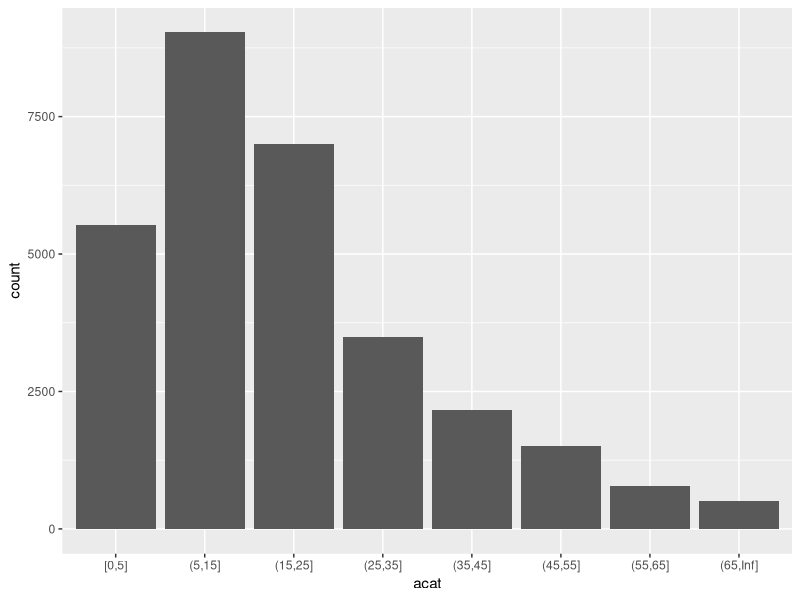
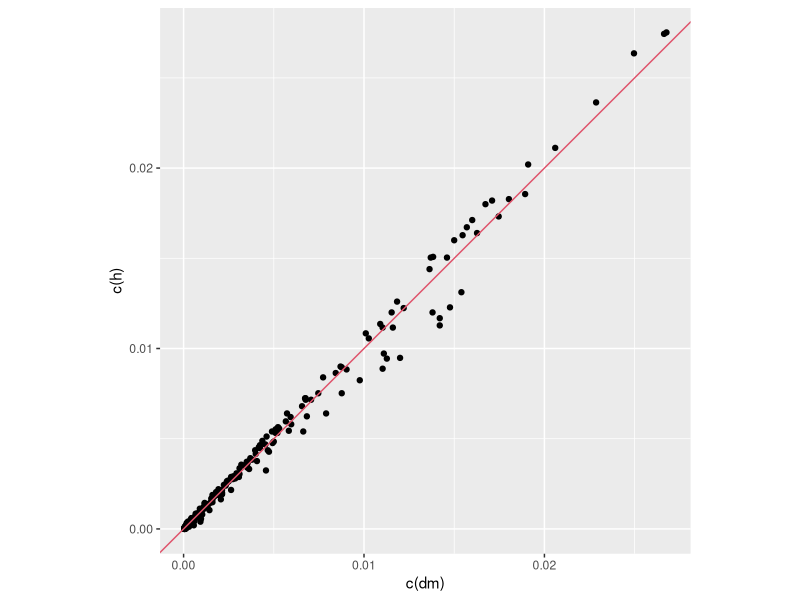
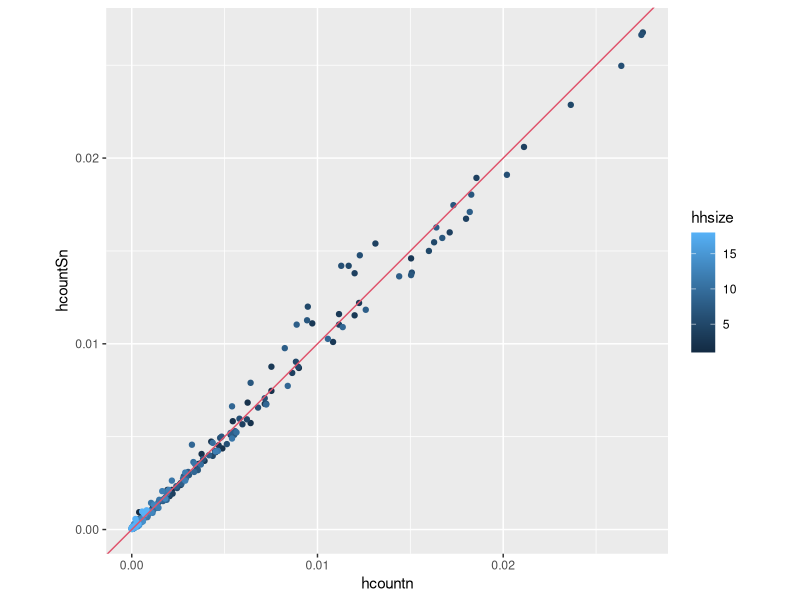
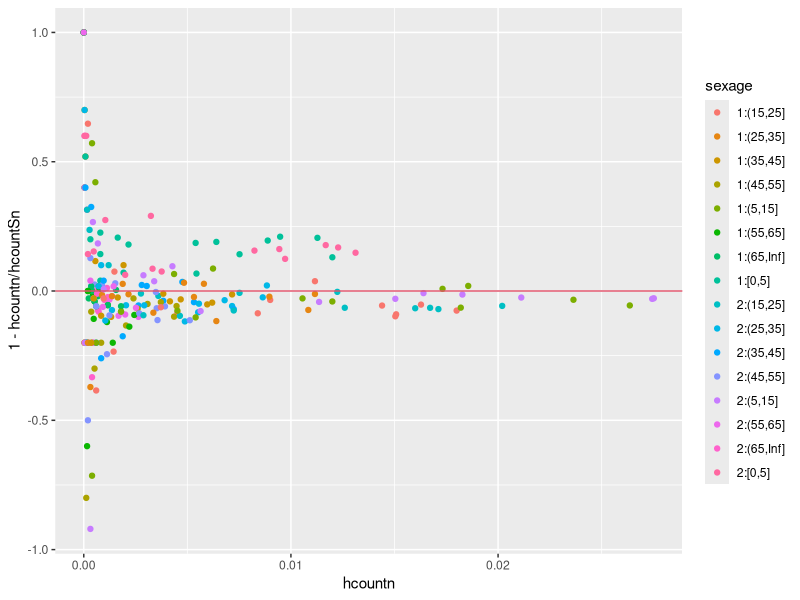
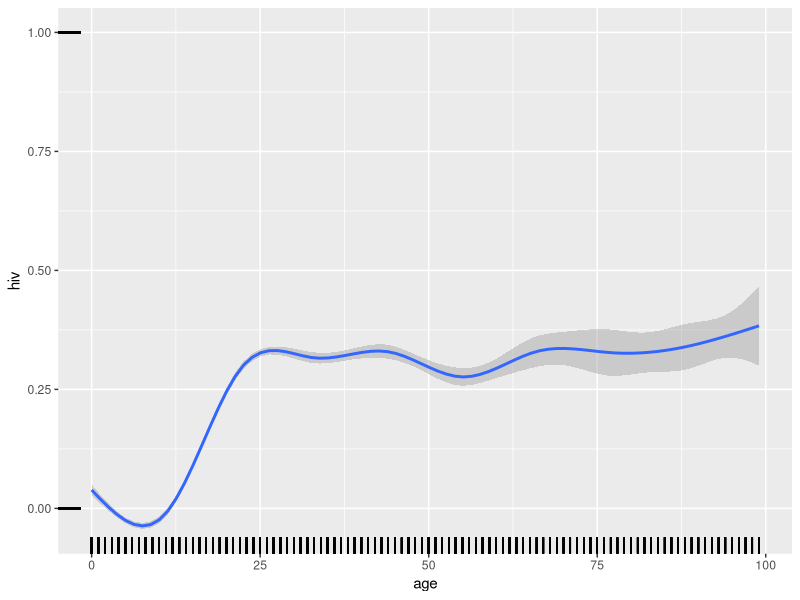
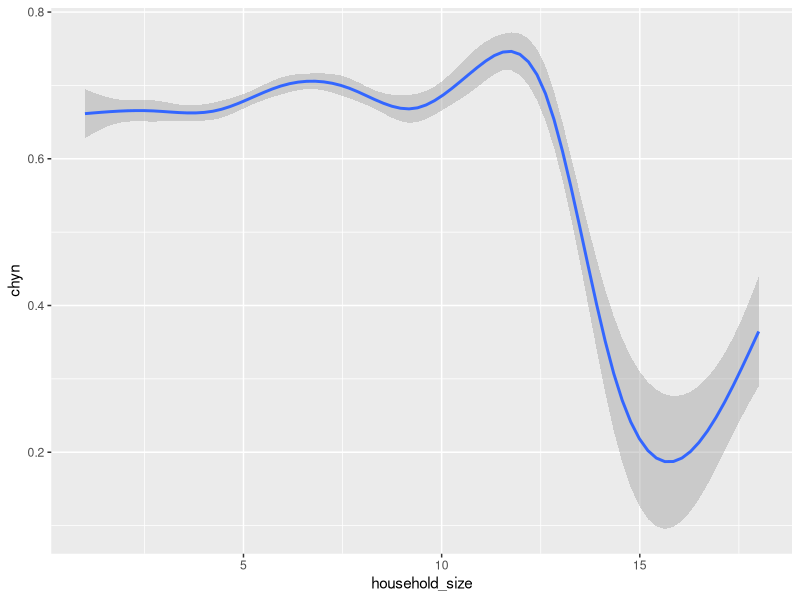
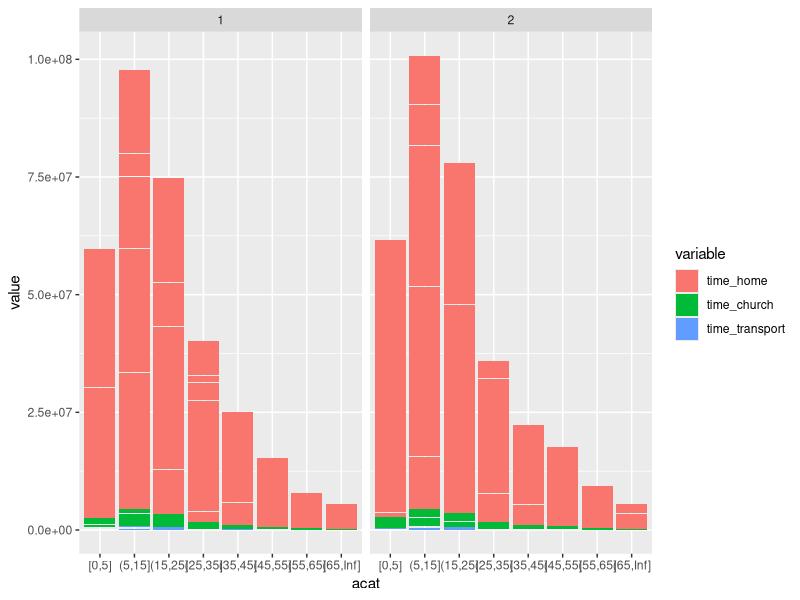
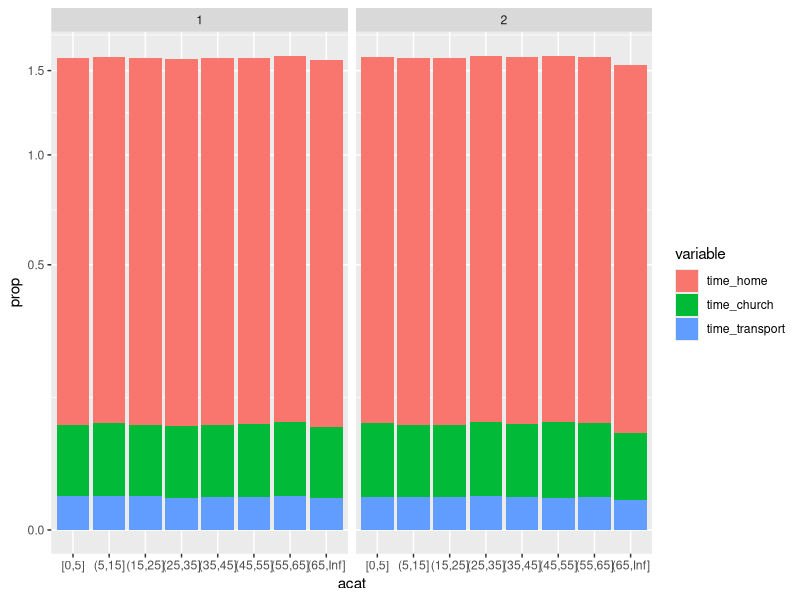

Generate these figures, in order, with R:
library(data.table)
library(ggplot2)

## read in data
D <- fread('person-output-0.csv')
names(D)
D[,acat:=cut(age,breaks=c(0,5,15,25,35,45,55,65,Inf),include.lowest = TRUE)]
D[,acat2:=cut(age,breaks=c(0,17,25,45,Inf),include.lowest = TRUE)]
D[,sexage:=paste0(gender,':',acat)]
tmp <- D[,.N,by=.(household_size,sexage)]
tmp

ggplot(D,aes(x=acat)) + geom_bar()


## comparing household size distribution
DM <- dcast(tmp[,.(N,sexage,hhsize=household_size)],sexage~hhsize,value.var='N')
DM
dm <- as.matrix(DM[,-1,with=FALSE])
print(sum(dm,na.rm=TRUE))
(dm <- dm/sum(dm,na.rm=TRUE))

H <- fread('histo.csv',header=TRUE)
h <- as.matrix(H[,-1,with=FALSE])
print(sum(h))
(h <- h/sum(h))
HM <- melt(H)
names(HM)[2:3] <- c('hhsize','hcount')
str(HM)
HM$hhsize <- as.integer(as.character(HM$hhsize))


## via shape (not robust)
qplot(x=c(dm),y=c(h),geom='point') + coord_fixed() + geom_abline(intercept=0,slope=1,col=2)
ggsave('hh1.pdf')


HM
names(tmp) <- c('hhsize','sexage','hcountS')
str(tmp)

## via merge in case cols different
tmp <- merge(tmp,HM,by=c('hhsize','sexage'),all=TRUE)
tmp[,hcountn:=hcount/sum(hcount,na.rm=TRUE)]
tmp[,hcountSn:=hcountS/sum(hcountS,na.rm=TRUE)]
ggplot(tmp,aes(hcountn,hcountSn,col=hhsize)) + geom_point() + coord_fixed() + geom_abline(intercept=0,slope=1,col=2)
## ggplot(tmp,aes(hcountn,hcountSn,col=sexage)) + geom_point() + coord_fixed() + geom_abline(intercept=0,slope=1,col=2)
ggsave('hh2.pdf')

ggplot(tmp,aes(hcountn,1-hcountn/hcountSn,col=sexage)) + geom_point()+geom_abline(intercept=0,slope=0,col=2)



## HIV/ART (perfect)
D[,sum(hiv)]/nrow(D)
D[,sum(art)/sum(hiv)]
ggplot(D,aes(age,hiv)) + geom_rug() + geom_smooth()


## church/home etc
## total time? (perfect)
D[,alltime:=time_home + time_church + time_transport + time_visiting + time_clinic + time_workplace + time_bar + time_school + time_outside  ]
D[,summary(alltime)]


## church no?
D[,chyn:=as.integer(time_church>0)]
ggplot(D,aes(household_size,chyn)) + geom_smooth()

## time barcharts
DT <- melt(D[,.(ID,gender,acat,time_home,time_church,time_transport)],id=c('ID','gender','acat'))

ggplot(DT,aes(x=acat,y=value,fill=variable)) + geom_bar(stat='identity') + facet_wrap(~gender)

DTS <- DT[,.(value=sum(value)),by=.(gender,acat,variable)]
DTS[,prop:=value/sum(value),by=.(gender,acat)]
DTS
DTS[,sum(prop),by=.(gender,acat)]

ggplot(DTS,aes(x=acat,y=prop,fill=variable)) + geom_bar(stat='identity') + facet_wrap(~gender) + scale_y_sqrt() #ODD?


## TB
D[,sum(active_tb)]/nrow(D[age>=18])
D[,sum(active_tb)]/nrow(D)

1e5*D[,sum(active_tb)]/nrow(D)
ceiling(0.5e-2*nrow(D))

ggplot(D[,.(tb=mean(active_tb)),by=.(gender,acat,hiv,art)],aes(acat,tb)) + geom_point() + facet_grid(gender ~ hiv+art)
ggsave('tbprev.pdf')

tmp <- D[,.(tb=mean(active_tb)),by=.(hiv,art)]
tmp
tmp[,tb/tb[1]]

D[,sum(art)]

(tmp <- D[,.(tb=mean(active_tb)),by=.(gender,acat2)])
tmp[acat2!='[0,17]',.(RR=tb/tb[1],acat2,gender)]

(tmp2 <- D[,.(tb=mean(active_tb)),by=.(gender,acat2,hiv)])
tmp2[acat2!='[0,17]',.(RR=tb/tb[1],acat2,gender,hiv)]
